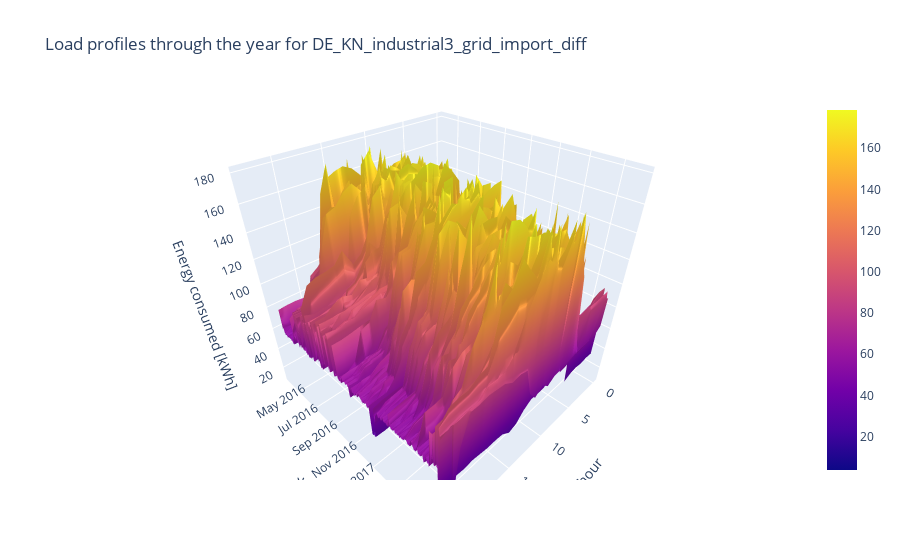

Notebook code for this chart:
### Markdown cell above
## Analysis of the industrial facility

### Code cell
# let's copy df related to e.g. industrial3
df_ind = df_list[2].copy()

# to visualize load profiles in 3d, we pivot df on date and hour demand
df_ind['hour'] = df_ind.index.hour
df_ind['date'] = df_ind.index.date
for col in df_ind.columns[:-2]:
    df_pivot = df_ind.pivot(index='date', columns='hour', values=col)

    fig = go.Figure(data=[go.Surface(z=df_pivot.values,
                                    y = df_pivot.index,
                                    x = df_pivot.columns)])

    fig.update_layout(title='Load profiles through the year for {}'.format(col), autosize=True,
                      scene = dict(
                        xaxis_title='day hour',
                        zaxis_title="Energy consumed [kWh]")  
                     )

#     fig.show(renderer='browser')
    
    if col == 'DE_KN_industrial3_grid_import_diff':
#         fig.show('png', width=1500, height=800)
#         pio.write_image(fig, '{}.png'.format('3d_profile_load'))
#         fig.write_html('{}'.format('3d_profile_load'))
        iplot(fig)

### Figure 1 — Plotly figure (JSON) as saved in the notebook; plotly's stock layout.template omitted (floating-point values rounded to 4 significant figures; data arrays with more than 128 entries replaced by an {"elided": "..."} marker saying what was removed)
{"data": [{"type": "surface", "x": [0, 1, 2, 3, 4, 5, 6, 7, 8, 9, 10, 11, 12, 13, 14, 15, 16, 17, 18, 19, 20, 21, 22, 23], "y": {"elided": "435 str values"}, "z": {"elided": "435x24 float values"}}], "layout": {"autosize": true, "scene": {"aspectmode": "auto", "aspectratio": {"x": 1, "y": 1, "z": 1}, "camera": {"center": {"x": 0, "y": 0, "z": 0}, "eye": {"x": 1.045, "y": 1.045, "z": 1.045}, "projection": {"type": "perspective"}, "up": {"x": 0, "y": 0, "z": 1}}, "xaxis": {"title": {"text": "day hour"}, "type": "linear"}, "zaxis": {"title": {"text": "Energy consumed [kWh]"}, "type": "linear"}}, "title": {"text": "Load profiles through the year for DE_KN_industrial3_grid_import_diff"}}}
